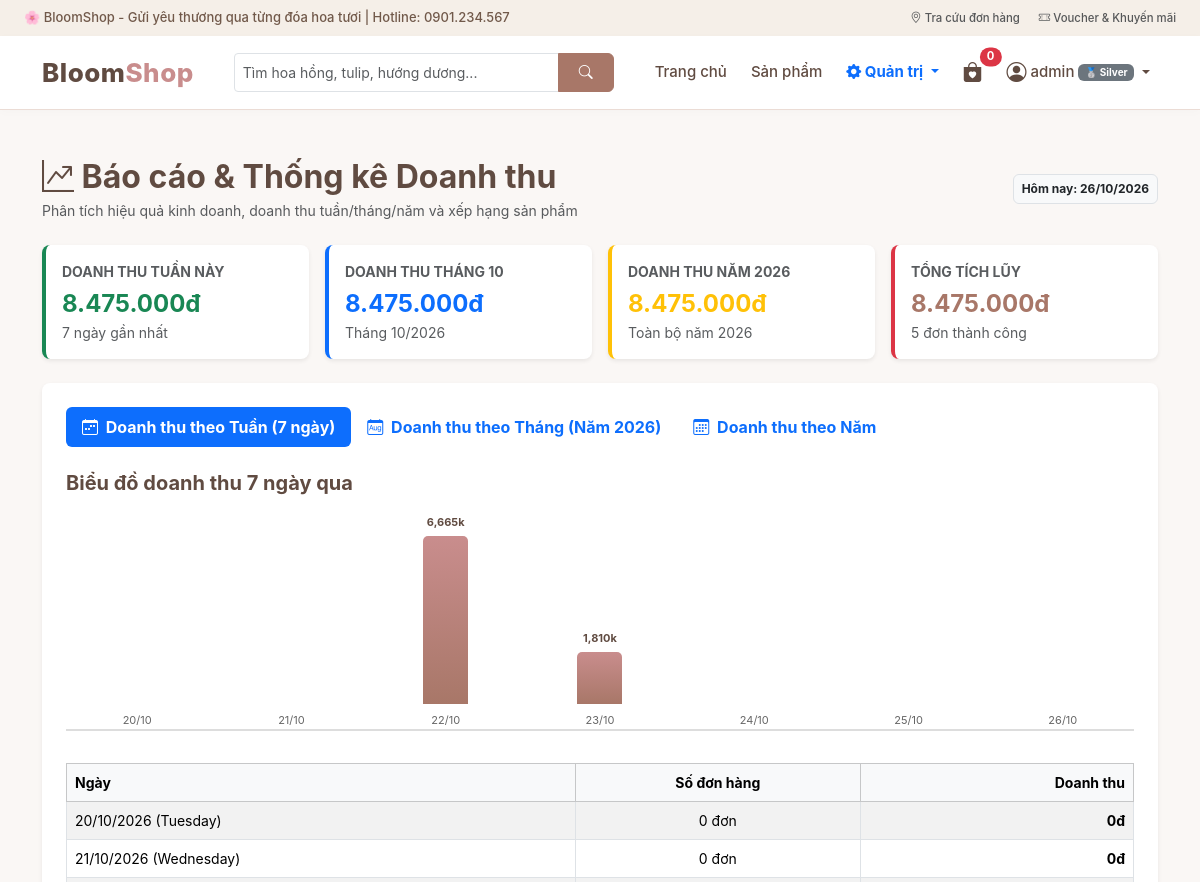
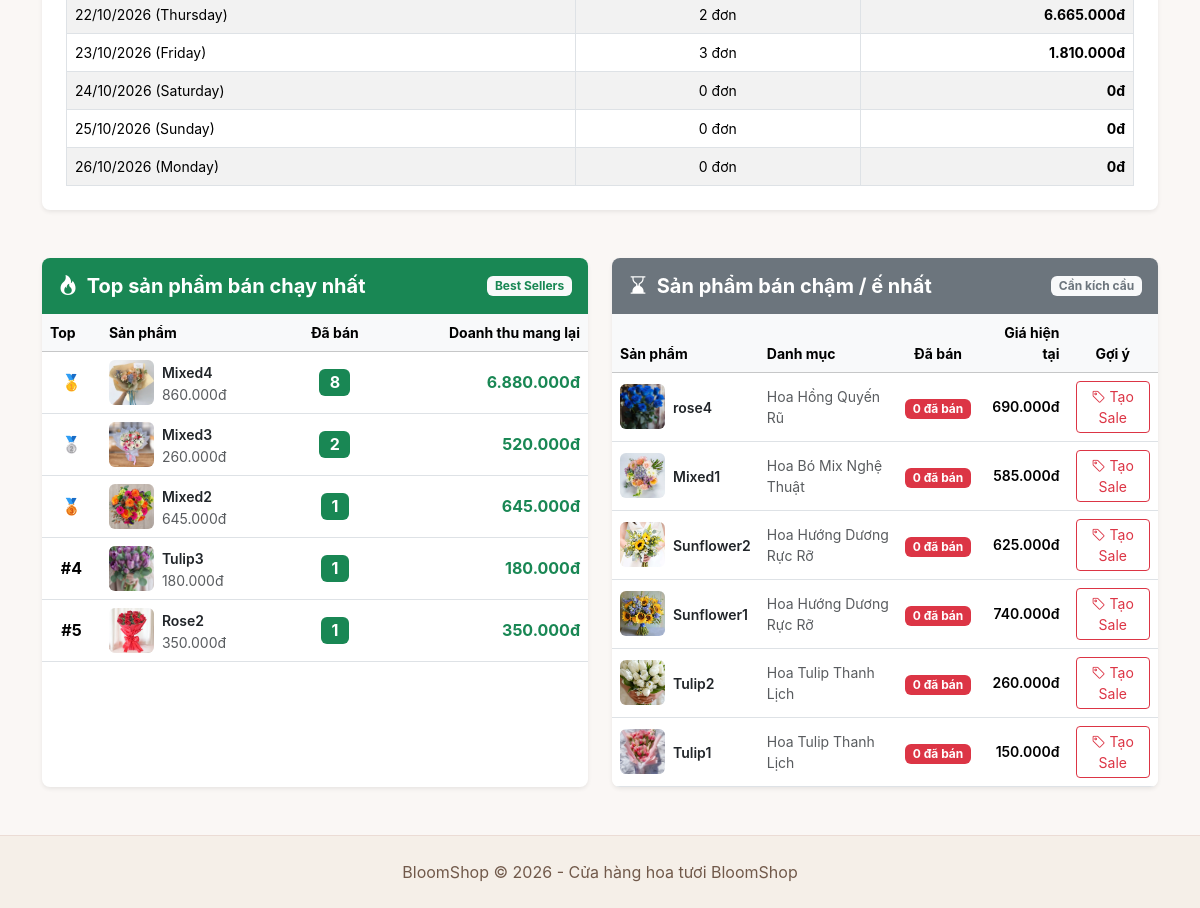
/index.php?act=doanhthu (signed in), run on the app's committed database (2 pictures, top to bottom).
### tables this page shows
CREATE TABLE `sanpham` (
  `id` int(11) NOT NULL AUTO_INCREMENT,
  `name` varchar(150) NOT NULL,
  `price` decimal(12,2) NOT NULL,
  `image` varchar(255) NOT NULL,
  `id_dm` int(11) NOT NULL,
  `sale_price` decimal(12,2) DEFAULT NULL,
  `is_sale` tinyint(1) DEFAULT 0,
  `description` text DEFAULT NULL,
  `so_luong` int(11) NOT NULL DEFAULT 0 COMMENT 'Ton kho hien tai',
  PRIMARY KEY (`id`),
  KEY `id_dm` (`id_dm`),
  CONSTRAINT `sanpham_ibfk_1` FOREIGN KEY (`id_dm`) REFERENCES `danhmuc` (`id`)
);

CREATE TABLE `danhmuc` (
  `id` int(11) NOT NULL AUTO_INCREMENT,
  `name` varchar(100) NOT NULL,
  PRIMARY KEY (`id`)
);

### view/admin_doanhthu.php (the view, shortened to what the rows shown need)
<div class="container my-5">
    <div class="d-flex justify-content-between align-items-center mb-4 flex-wrap gap-2">
        <div>
            <h2 class="fw-bold mb-1" style="color: #604b41;">
                <i class="bi bi-graph-up-arrow"></i> Báo cáo & Thống kê Doanh thu
            </h2>
        </div>
    </div>
    <div class="card border-0 shadow-sm p-4 bg-white rounded-3 mb-5">
        <div class="tab-content" id="revenueTabsContent">
            <div class="tab-pane fade show active" id="week-content">
                <div class="table-responsive">
                    <table class="table table-bordered table-striped small align-middle mb-0">
                        <thead class="table-light">
                            <tr>
                                <th>Ngày</th>
                                <th class="text-center">Số đơn hàng</th>
                                <th class="text-end">Doanh thu</th>
                            </tr>
                        </thead>
                    </table>
                </div>
            </div>
        </div>
    </div>
    <div class="row g-4">
        <div class="col-lg-6">
            <div class="card border-0 shadow-sm rounded-3 bg-white h-100 overflow-hidden">
                <div class="table-responsive">
                    <table class="table table-hover align-middle mb-0">
                        <thead class="table-light small">
                            <tr>
                                <th>Top</th>
                                <th>Sản phẩm</th>
                                <th class="text-center">Đã bán</th>
                                <th class="text-end">Doanh thu mang lại</th>
                            </tr>
                        </thead>
                        <tbody>
                            <?php if (!empty($sp_banchay)) { $rank = 1; foreach ($sp_banchay as $bc) { ?>
                                <tr>
                                    <td class="fw-bold text-center">
                                        <?php if ($rank == 1) { echo '🥇'; }
                                        elseif ($rank == 2) { echo '🥈'; }
                                        elseif ($rank == 3) { echo '🥉'; }
                                        else { echo '#' . $rank; } ?>
                                    </td>
                                    <td>
                                        <div class="d-flex align-items-center gap-2">
                                            <img src="<?= $asset_dir ?>/image/sanpham/<?= htmlspecialchars($bc['image']) ?>" width="45" height="45" class="rounded object-fit-cover" alt="" onerror="this.src='<?= $asset_dir ?>/image/banner.jpg'">
                                            <div>
                                                <a href="index.php?act=chitiettsp&id=<?= $bc['id'] ?>" class="text-dark fw-semibold small text-decoration-none">
                                                    <?= htmlspecialchars($bc['name']) ?>
                                                </a>
                                                <div class="small text-muted"><?= number_format($bc['price'], 0, ',', '.') ?>đ</div>
                                            </div>
                                        </div>
                                    </td>
                                    <td class="text-center">
                                        <span class="badge bg-success fs-6"><?= $bc['total_sold'] ?></span>
                                    </td>
                                    <td class="text-end fw-bold text-success">
                                        <?= number_format($bc['total_revenue'], 0, ',', '.') ?>đ
                                    </td>
                                </tr>
                            <?php $rank++; }} else { ?>
                                <tr>
                                    <td colspan="4" class="text-center py-4 text-muted">Chưa có dữ liệu bán hàng.</td>
                                </tr>
                            <?php } ?>
                        </tbody>
                    </table>
                </div>
            </div>
        </div>
        <div class="col-lg-6">
            <div class="card border-0 shadow-sm rounded-3 bg-white h-100 overflow-hidden">
                <div class="table-responsive">
                    <table class="table table-hover align-middle mb-0">
                        <thead class="table-light small">
                            <tr>
                                <th>Sản phẩm</th>
                                <th>Danh mục</th>
                                <th class="text-center">Đã bán</th>
                                <th class="text-end">Giá hiện tại</th>
                                <th class="text-center">Gợi ý</th>
                            </tr>
                        </thead>
                        <tbody>
                            <?php if (!empty($sp_enhat)) { foreach ($sp_enhat as $e) { ?>
                                <tr>
                                    <td>
                                        <div class="d-flex align-items-center gap-2">
                                            <img src="<?= $asset_dir ?>/image/sanpham/<?= htmlspecialchars($e['image']) ?>" width="45" height="45" class="rounded object-fit-cover" alt="" onerror="this.src='<?= $asset_dir ?>/image/banner.jpg'">
                                            <div>
                                                <a href="index.php?act=chitiettsp&id=<?= $e['id'] ?>" class="text-dark fw-semibold small text-decoration-none">
                                                    <?= htmlspecialchars($e['name']) ?>
                                                </a>
                                            </div>
                                        </div>
                                    </td>
                                    <td class="small text-muted"><?= htmlspecialchars($e['tendanhmuc'] ?? 'Hoa tươi') ?></td>
                                    <td class="text-center">
                                        <span class="badge <?= ($e['total_sold'] == 0) ? 'bg-danger' : 'bg-warning text-dark' ?>">
                                            <?= $e['total_sold'] ?> đã bán
                                        </span>
                                    </td>
                                    <td class="text-end small fw-semibold">
                                        <?= number_format($e['price'], 0, ',', '.') ?>đ
                                    </td>
                                    <td class="text-center">
                                        <a href="index.php?act=khuyenmai" class="btn btn-outline-danger btn-sm" title="Tạo khuyến mãi giảm giá">
                                            <i class="bi bi-tag"></i> Tạo Sale
                                        </a>
                                    </td>
                                </tr>
                            <?php }} else { ?>
                                <tr>
                                    <td colspan="5" class="text-center py-4 text-muted">Không có sản phẩm nào ế.</td>
                                </tr>
                            <?php } ?>
                        </tbody>
                    </table>
                </div>
            </div>
        </div>
    </div>
</div>

### data on the page
sanpham: image (picture), name "Mixed4", price "860.000", total_sold "8", total_revenue "6.880.000"
sanpham: image (picture), name "Mixed3", price "260.000", total_sold "2", total_revenue "520.000"
sanpham: image (picture), name "Mixed2", price "645.000", total_sold "1", total_revenue "645.000"
sanpham: image (picture), name "Tulip3", price "180.000", total_sold "1", total_revenue "180.000"
sanpham: image (picture), name "Rose2", price "350.000", total_sold "1", total_revenue "350.000"
sanpham: image (picture), name "rose4", id_dm.name "Hoa Hồng Quyến Rũ", total_sold "0", price "690.000"
sanpham: image (picture), name "Mixed1", id_dm.name "Hoa Bó Mix Nghệ Thuật", total_sold "0", price "585.000"
sanpham: image (picture), name "Sunflower2", id_dm.name "Hoa Hướng Dương Rực Rỡ", total_sold "0", price "625.000"
sanpham: image (picture), name "Sunflower1", id_dm.name "Hoa Hướng Dương Rực Rỡ", total_sold "0", price "740.000"
sanpham: image (picture), name "Tulip2", id_dm.name "Hoa Tulip Thanh Lịch", total_sold "0", price "260.000"
sanpham: image (picture), name "Tulip1", id_dm.name "Hoa Tulip Thanh Lịch", total_sold "0", price "150.000"

### other printed values
$cart_count "0"
$_SESSION['name'] "admin"
$doanhthu_tuan "8.475.000"
$doanhthu_thang "8.475.000"
$doanhthu_nam "8.475.000"
$tong_doanhthu "8.475.000"
$tong_don_thanhcong "5"
date('d/m', strtotime($day['date'])) "20/10"
date('d/m', strtotime($day['date'])) "21/10"
$day['revenue'] / 1000 "6,665"
date('d/m', strtotime($day['date'])) "22/10"
$day['revenue'] / 1000 "1,810"
date('d/m', strtotime($day['date'])) "23/10"
date('d/m', strtotime($day['date'])) "24/10"
date('d/m', strtotime($day['date'])) "25/10"
